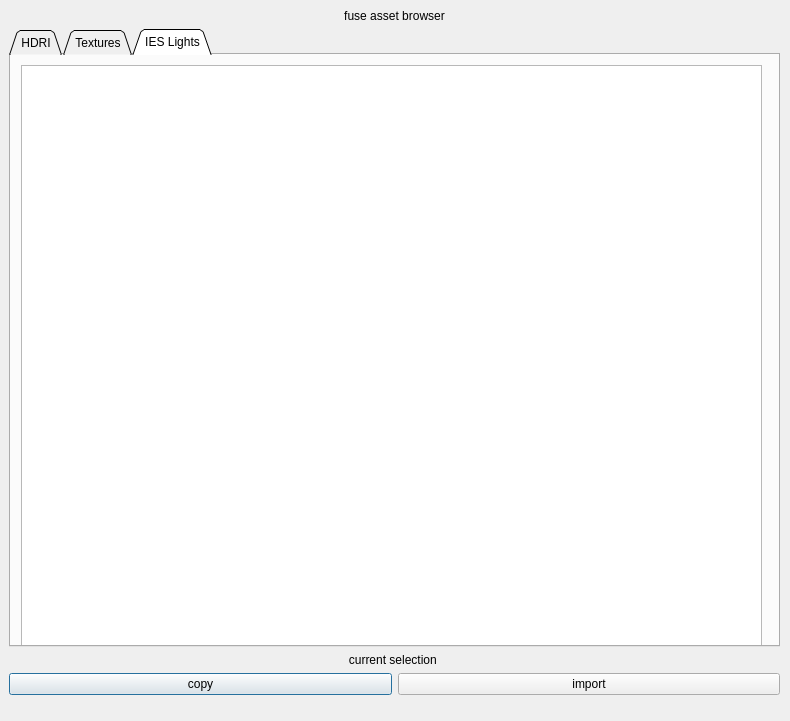
<?xml version="1.0" encoding="UTF-8"?>
<ui version="4.0">
 <class>Dialog</class>
 <widget class="QDialog" name="Dialog">
  <property name="geometry">
   <rect>
    <x>0</x>
    <y>0</y>
    <width>790</width>
    <height>721</height>
   </rect>
  </property>
  <property name="windowTitle">
   <string>Dialog</string>
  </property>
  <widget class="QWidget" name="verticalWidget" native="true">
   <property name="geometry">
    <rect>
     <x>9</x>
     <y>9</y>
     <width>771</width>
     <height>691</height>
    </rect>
   </property>
   <layout class="QVBoxLayout" name="verticalLayout_2">
    <item>
     <widget class="QLabel" name="label">
      <property name="text">
       <string>fuse asset browser</string>
      </property>
      <property name="alignment">
       <set>Qt::AlignCenter</set>
      </property>
     </widget>
    </item>
    <item>
     <widget class="QTabWidget" name="tabWidget">
      <property name="tabPosition">
       <enum>QTabWidget::North</enum>
      </property>
      <property name="tabShape">
       <enum>QTabWidget::Triangular</enum>
      </property>
      <property name="currentIndex">
       <number>2</number>
      </property>
      <property name="tabsClosable">
       <bool>false</bool>
      </property>
      <property name="movable">
       <bool>false</bool>
      </property>
      <widget class="QWidget" name="HDRItab">
       <attribute name="title">
        <string>HDRI</string>
       </attribute>
       <widget class="QWidget" name="verticalLayoutWidget">
        <property name="geometry">
         <rect>
          <x>9</x>
          <y>9</y>
          <width>751</width>
          <height>591</height>
         </rect>
        </property>
        <layout class="QVBoxLayout" name="verticalLayout_3">
         <item>
          <widget class="QTableView" name="tableView"/>
         </item>
        </layout>
       </widget>
      </widget>
      <widget class="QWidget" name="Texturestab">
       <attribute name="title">
        <string>Textures</string>
       </attribute>
       <widget class="QWidget" name="verticalLayoutWidget_2">
        <property name="geometry">
         <rect>
          <x>9</x>
          <y>9</y>
          <width>751</width>
          <height>581</height>
         </rect>
        </property>
        <layout class="QVBoxLayout" name="verticalLayout_4">
         <item>
          <widget class="QTableView" name="tableView_2"/>
         </item>
        </layout>
       </widget>
      </widget>
      <widget class="QWidget" name="IesTab">
       <attribute name="title">
        <string>IES Lights</string>
       </attribute>
       <widget class="QWidget" name="verticalLayoutWidget_3">
        <property name="geometry">
         <rect>
          <x>10</x>
          <y>10</y>
          <width>741</width>
          <height>581</height>
         </rect>
        </property>
        <layout class="QVBoxLayout" name="verticalLayout_5">
         <item>
          <widget class="QTableView" name="tableView_3"/>
         </item>
        </layout>
       </widget>
      </widget>
     </widget>
    </item>
    <item>
     <widget class="QLabel" name="label_2">
      <property name="text">
       <string>current selection </string>
      </property>
      <property name="alignment">
       <set>Qt::AlignCenter</set>
      </property>
     </widget>
    </item>
    <item>
     <layout class="QHBoxLayout" name="horizontalLayout_4">
      <property name="bottomMargin">
       <number>5</number>
      </property>
      <item>
       <widget class="QPushButton" name="pushButton_2">
        <property name="text">
         <string>copy</string>
        </property>
       </widget>
      </item>
      <item>
       <widget class="QPushButton" name="pushButton">
        <property name="text">
         <string>import</string>
        </property>
       </widget>
      </item>
     </layout>
    </item>
   </layout>
  </widget>
 </widget>
 <resources/>
 <connections/>
</ui>
